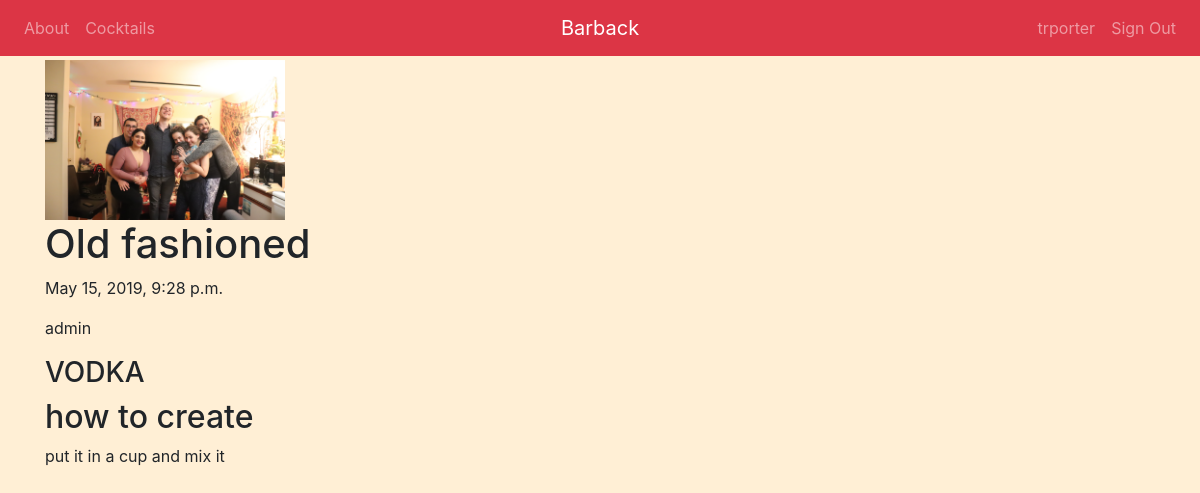
The app's page /barback/11/ (signed in) with its own data.
### barback/models.py (models this page shows, shortened)
class User(AbstractUser):
    pass

class Cocktail(models.Model):
    cocktail_name   = models.CharField(max_length = 50)
    cocktail_image  = models.ImageField(upload_to="cocktail_images/",
                                        blank=True,
                                        null=True)
    pub_date        = models.DateTimeField(auto_now=True)
    cocktail_info   = models.CharField(max_length = 200, blank=True, null=True)
    cocktail_steps  = models.CharField(max_length = 1000, blank=True, null=True)
    virgin          = models.BooleanField(null=True)
    user            = models.ForeignKey(User, on_delete=models.CASCADE,
                                              blank=True,
                                              null=True)
    cocktail_type_choices = (
        ('WHISKEY', 'Whiskey'),
        ('VODKA', 'Vodka'),
        ('TEQUILA', 'Tequila'),
        ('GIN', 'Gin'),
        ('VIRGIN', 'Virgin'),
    )
    cocktail_type = models.CharField(max_length = 10, choices = cocktail_type_choices)
    def was_published_recently(self):
        now = timezone.now()
        return now - datetime.timedelta(days=2) <= self.pub_date <= now
    was_published_recently.admin_order_field = 'pub_date'
    was_published_recently.boolean = True
    was_published_recently.short_description = 'Published recently?'

### barback/views.py (the view)
# urls.py: path('<int:pk>/', views.DetailView.as_view(), name='detail'),
class DetailView(generic.DetailView):
    model = Cocktail
    template_name = 'barback/detail.html'
    def get_queryset(self):
        return Cocktail.objects.filter(pub_date__lte=timezone.now())

### barback/templates/barback/detail.html (shortened to what this page needs)
{% extends 'base.html' %}
{% block body %}
{% load static %}
<div class="container">
  <link rel="stylesheet" type="text/css" href="{% static 'barback/style.css' %}">
  <img src="{{ cocktail.cocktail_image.url }}" alt="img" width="240">
  <h1>{{ cocktail.cocktail_name }}</h1>
  <p>{{ cocktail.pub_date }}</p>
  <p>{{ cocktail.user.username }}</p>
  <h3>{{ cocktail.cocktail_type }}</h3>
  <h2>how to create</h2>
  <p>{{ cocktail.cocktail_steps }}</p>
</div>
{% endblock %}

### barback/templates/base.html (shortened to what this page needs)
<!DOCTYPE html>
<html>
  <head>
    {% load static %}
    <link rel="stylesheet" href="https://stackpath.bootstrapcdn.com/bootstrap/4.3.1/css/bootstrap.min.css">
  </head>
  <body>
    <nav class="navbar fixed-top navbar-expand-md navbar-dark bg-danger">
        <div class="navbar-collapse collapse w-100 order-1 order-md-0 dual-collapse2">
            <ul class="navbar-nav mr-auto">
                <li class="nav-item">
                    <a class="nav-link" href="{% url 'barback:about' %}">About</a>
                </li>
                <li class="nav-item">
                    <a class="nav-link" href="{% url 'barback:index' %}">Cocktails</a>
                </li>
            </ul>
        </div>
        <div class="mx-auto order-0">
            <a class="navbar-brand mx-auto" href="{% url 'barback:index' %}">Barback</a>
        </div>
        <div class="navbar-collapse collapse w-100 order-3 dual-collapse2">
            <ul class="navbar-nav ml-auto">
              {% if request.user.is_authenticated %}
              <li class="nav-item">
                  <a class="nav-link" href="{% url 'barback:profile' %}">{{ request.user.username }}</a>
              </li>
                <li class="nav-item">
                    <a class="nav-link" href="{% url 'barback:logout' %}">Sign Out</a>
                </li>
              {% endif %}
            </ul>
        </div>
    </nav>
    <link rel="stylesheet" href="{% static 'barback/css/style.css' %}">
    {%block body%}
    {% endblock %}
  </body>
</html>

### barback/static/barback/css/style.css (style rules this page uses)
body { background-color: #FFEFD5; margin-top: 60px; }
.container { width: 100%; }
* { box-sizing: border-box; }

### records on screen
User: user.username "trporter"
Cocktail: cocktail_image (picture), cocktail_name "Old fashioned", pub_date "May 15, 2019, 9:28 p.m.", user.username "admin", cocktail_type "VODKA", cocktail_steps "put it in a cup and mix it"
